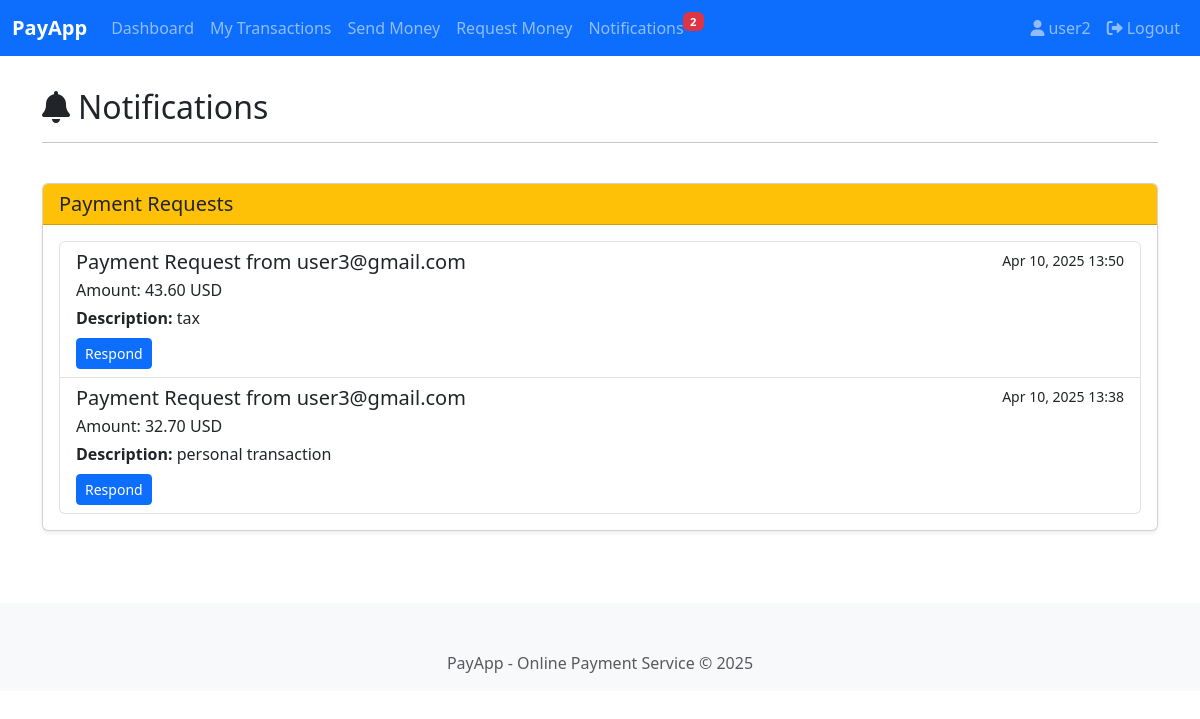
The app's page /webapps2025/notifications/ (signed in) with its own data.
### payapp/models.py (models this page shows, shortened)
class Transaction(models.Model):
    TRANSACTION_TYPES = (
        ('PAYMENT', 'Direct Payment'),
        ('REQUEST', 'Payment Request'),
    )
    STATUS_CHOICES = (
        ('PENDING', 'Pending'),
        ('COMPLETED', 'Completed'),
        ('REJECTED', 'Rejected'),
    )
    sender = models.ForeignKey(User, on_delete=models.CASCADE, related_name='sent_transactions')
    receiver = models.ForeignKey(User, on_delete=models.CASCADE, related_name='received_transactions')
    amount = models.DecimalField(max_digits=12, decimal_places=2)
    amount_sender_currency = models.DecimalField(max_digits=12, decimal_places=2)
    amount_receiver_currency = models.DecimalField(max_digits=12, decimal_places=2)
    sender_currency = models.CharField(max_length=3)
    receiver_currency = models.CharField(max_length=3)
    transaction_type = models.CharField(max_length=10, choices=TRANSACTION_TYPES)
    status = models.CharField(max_length=10, choices=STATUS_CHOICES, default='PENDING')
    timestamp = models.DateTimeField()
    description = models.CharField(max_length=255, blank=True, null=True)
    class Meta:
        ordering = ['-timestamp']

### payapp/views.py (the view)
# urls.py: path('notifications/', views.notification_view, name='notifications'),
@login_required
def notification_view(request):
    pending_requests = Transaction.objects.filter(
        sender=request.user,
        transaction_type='REQUEST',
        status='PENDING'
    ).order_by('-timestamp')
    notification_count = Transaction.objects.filter(
        sender=request.user,
        transaction_type='REQUEST',
        status='PENDING'
    ).count()
    return render(request, 'payapp/notifications.html',
                  {'pending_requests': pending_requests, 'notification_count': notification_count})

### templates/payapp/notifications.html (shortened to what this page needs)
{% extends 'base.html' %}
{% block content %}
<div class="row mb-4">
    <div class="col-md-12">
        <h2>
            <i class="fas fa-bell me-2"></i>Notifications
        </h2>
        <hr>
    </div>
</div>
<div class="row">
    <div class="col-md-12">
        <div class="card">
            <div class="card-header bg-warning text-dark">
                <h5 class="mb-0">Payment Requests</h5>
            </div>
            <div class="card-body">
                {% if pending_requests %}
                    <div class="list-group">
                        {% for request in pending_requests %}
                            <div class="list-group-item list-group-item-action">
                                <div class="d-flex w-100 justify-content-between">
                                    <h5 class="mb-1">Payment Request from {{ request.receiver.email }}</h5>
                                    <small>{{ request.timestamp|date:"M d, Y H:i" }}</small>
                                </div>
                                <p class="mb-1">
                                    Amount: {{ request.amount_sender_currency }} {{ request.sender_currency }}
                                </p>
                                {% if request.description %}
                                    <p class="mb-1">
                                        <strong>Description:</strong> {{ request.description }}
                                    </p>
                                {% endif %}
                                <div class="mt-2">
                                    <a href="{% url 'respond_request' request.id %}" class="btn btn-primary btn-sm">Respond</a>
                                </div>
                            </div>
                        {% endfor %}
                    </div>
                {% else %}
                    <div class="alert alert-info">
                        <i class="fas fa-info-circle me-2"></i>
                        You have no pending payment requests.
                    </div>
                {% endif %}
            </div>
        </div>
    </div>
</div>
{% endblock %}

### templates/base.html (shortened to what this page needs)
<!DOCTYPE html>
<html lang="en">
<head>
    <link href="https://cdn.jsdelivr.net/npm/bootstrap@5.3.0-alpha1/dist/css/bootstrap.min.css" rel="stylesheet">
    <link rel="stylesheet" href="https://cdnjs.cloudflare.com/ajax/libs/font-awesome/6.0.0-beta3/css/all.min.css">
</head>
<body>
    <nav class="navbar navbar-expand-lg navbar-dark bg-primary">
        <div class="container-fluid">
            <a class="navbar-brand" href="{% url 'dashboard' %}">PayApp</a>
            <div class="collapse navbar-collapse" id="navbarNav">
                {% if user.is_authenticated %}
                    <ul class="navbar-nav me-auto">
                        <li class="nav-item">
                            <a class="nav-link" href="{% url 'dashboard' %}">Dashboard</a>
                        </li>
                        {% if user.profile.is_admin %}
                            <li class="nav-item">
                                <a class="nav-link" href="{% url 'admin_transactions' %}">All Transactions</a>
                            </li>
                            <li class="nav-item">
                                <a class="nav-link" href="{% url 'admin_register' %}">Add Admin</a>
                            </li>
                        {% else %}
                            <li class="nav-item">
                                <a class="nav-link" href="{% url 'transactions' %}">My Transactions</a>
                            </li>
                            <li class="nav-item">
                                <a class="nav-link" href="{% url 'make_payment' %}">Send Money</a>
                            </li>
                            <li class="nav-item">
                                <a class="nav-link" href="{% url 'request_payment' %}">Request Money</a>
                            </li>
                            <li class="nav-item">
    <a class="nav-link" href="{% url 'notifications' %}">
        Notifications
        {% if notification_count > 0 %}
            <span class="badge bg-danger notification-badge">{{ notification_count }}</span>
        {% endif %}
    </a>
</li>
                        {% endif %}
                    </ul>
                    <ul class="navbar-nav ms-auto">
                        <li class="nav-item">
                            <span class="nav-link">
                                <i class="fas fa-user me-1"></i>{{ user.username }}
                            </span>
                        </li>
                        <li class="nav-item">
                            <a class="nav-link" href="{% url 'logout' %}">
                                <i class="fas fa-sign-out-alt me-1"></i>Logout
                            </a>
                        </li>
                    </ul>
                {% endif %}
            </div>
        </div>
    </nav>
    <div class="container">
        {% block content %}{% endblock %}
    </div>
    <footer class="bg-light mt-5 py-3">
        <div class="container text-center">
            <p class="text-muted mb-0">PayApp - Online Payment Service &copy; 2025</p>
        </div>
    </footer>
</body>
</html>

### templates/base.html (style rules this page uses)
.navbar-brand { font-weight: bold; }
.container { margin-top: 2rem; }
.card { margin-bottom: 1.5rem; box-shadow: 0 0.125rem 0.25rem rgba(0, 0, 0, 0.075); }
.notification-badge { position: relative; top: -8px; right: 5px; font-size: 0.7rem; }

### records on screen
Transaction: receiver.email "user3@gmail.com", timestamp "Apr 10, 2025 13:50", amount_sender_currency "43.60", sender_currency "USD", description "tax"
Transaction: receiver.email "user3@gmail.com", timestamp "Apr 10, 2025 13:38", amount_sender_currency "32.70", sender_currency "USD", description "personal transaction"

### other values on screen
{{ notification_count }} "2"
{{ user.username }} "user2"
